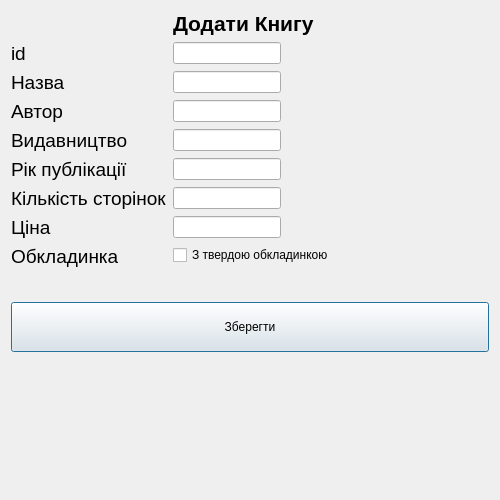
<?xml version="1.0" encoding="UTF-8"?>
<ui version="4.0">
 <class>addbook</class>
 <widget class="QDialog" name="addbook">
  <property name="geometry">
   <rect>
    <x>0</x>
    <y>0</y>
    <width>500</width>
    <height>500</height>
   </rect>
  </property>
  <property name="sizePolicy">
   <sizepolicy hsizetype="Maximum" vsizetype="Preferred">
    <horstretch>0</horstretch>
    <verstretch>0</verstretch>
   </sizepolicy>
  </property>
  <property name="maximumSize">
   <size>
    <width>500</width>
    <height>500</height>
   </size>
  </property>
  <property name="windowTitle">
   <string>Dialog</string>
  </property>
  <layout class="QFormLayout" name="formLayout_2">
   <item row="3" column="0">
    <widget class="QLabel" name="label_7">
     <property name="sizePolicy">
      <sizepolicy hsizetype="Maximum" vsizetype="Maximum">
       <horstretch>0</horstretch>
       <verstretch>0</verstretch>
      </sizepolicy>
     </property>
     <property name="font">
      <font>
       <pointsize>14</pointsize>
      </font>
     </property>
     <property name="text">
      <string>id</string>
     </property>
    </widget>
   </item>
   <item row="5" column="0">
    <widget class="QLabel" name="label_5">
     <property name="sizePolicy">
      <sizepolicy hsizetype="Maximum" vsizetype="Maximum">
       <horstretch>0</horstretch>
       <verstretch>0</verstretch>
      </sizepolicy>
     </property>
     <property name="font">
      <font>
       <pointsize>14</pointsize>
      </font>
     </property>
     <property name="text">
      <string>Назва</string>
     </property>
    </widget>
   </item>
   <item row="7" column="0">
    <widget class="QLabel" name="label_9">
     <property name="sizePolicy">
      <sizepolicy hsizetype="Maximum" vsizetype="Maximum">
       <horstretch>0</horstretch>
       <verstretch>0</verstretch>
      </sizepolicy>
     </property>
     <property name="font">
      <font>
       <pointsize>14</pointsize>
      </font>
     </property>
     <property name="text">
      <string>Автор</string>
     </property>
    </widget>
   </item>
   <item row="9" column="0">
    <widget class="QLabel" name="label_3">
     <property name="sizePolicy">
      <sizepolicy hsizetype="Maximum" vsizetype="Maximum">
       <horstretch>0</horstretch>
       <verstretch>0</verstretch>
      </sizepolicy>
     </property>
     <property name="font">
      <font>
       <pointsize>14</pointsize>
      </font>
     </property>
     <property name="text">
      <string>Видавництво</string>
     </property>
    </widget>
   </item>
   <item row="11" column="0">
    <widget class="QLabel" name="label_8">
     <property name="sizePolicy">
      <sizepolicy hsizetype="Maximum" vsizetype="Maximum">
       <horstretch>0</horstretch>
       <verstretch>0</verstretch>
      </sizepolicy>
     </property>
     <property name="font">
      <font>
       <pointsize>14</pointsize>
      </font>
     </property>
     <property name="text">
      <string>Рік публікації</string>
     </property>
    </widget>
   </item>
   <item row="13" column="0">
    <widget class="QLabel" name="label_2">
     <property name="sizePolicy">
      <sizepolicy hsizetype="Maximum" vsizetype="Maximum">
       <horstretch>0</horstretch>
       <verstretch>0</verstretch>
      </sizepolicy>
     </property>
     <property name="font">
      <font>
       <pointsize>14</pointsize>
      </font>
     </property>
     <property name="text">
      <string>Кількість сторінок</string>
     </property>
    </widget>
   </item>
   <item row="15" column="0">
    <widget class="QLabel" name="label_6">
     <property name="sizePolicy">
      <sizepolicy hsizetype="Maximum" vsizetype="Maximum">
       <horstretch>0</horstretch>
       <verstretch>0</verstretch>
      </sizepolicy>
     </property>
     <property name="font">
      <font>
       <pointsize>14</pointsize>
      </font>
     </property>
     <property name="text">
      <string>Ціна</string>
     </property>
    </widget>
   </item>
   <item row="17" column="0">
    <widget class="QLabel" name="label_4">
     <property name="sizePolicy">
      <sizepolicy hsizetype="Maximum" vsizetype="Maximum">
       <horstretch>0</horstretch>
       <verstretch>0</verstretch>
      </sizepolicy>
     </property>
     <property name="font">
      <font>
       <pointsize>14</pointsize>
      </font>
     </property>
     <property name="text">
      <string>Обкладинка</string>
     </property>
    </widget>
   </item>
   <item row="18" column="0">
    <widget class="QLabel" name="label">
     <property name="font">
      <font>
       <pointsize>14</pointsize>
      </font>
     </property>
     <property name="text">
      <string/>
     </property>
    </widget>
   </item>
   <item row="27" column="0" colspan="2">
    <widget class="QPushButton" name="bpush">
     <property name="enabled">
      <bool>true</bool>
     </property>
     <property name="sizePolicy">
      <sizepolicy hsizetype="MinimumExpanding" vsizetype="Fixed">
       <horstretch>0</horstretch>
       <verstretch>0</verstretch>
      </sizepolicy>
     </property>
     <property name="minimumSize">
      <size>
       <width>50</width>
       <height>50</height>
      </size>
     </property>
     <property name="text">
      <string>Зберегти</string>
     </property>
    </widget>
   </item>
   <item row="2" column="1">
    <widget class="QLabel" name="label_10">
     <property name="sizePolicy">
      <sizepolicy hsizetype="Maximum" vsizetype="Maximum">
       <horstretch>0</horstretch>
       <verstretch>0</verstretch>
      </sizepolicy>
     </property>
     <property name="font">
      <font>
       <pointsize>16</pointsize>
       <bold>true</bold>
      </font>
     </property>
     <property name="text">
      <string>Додати Книгу</string>
     </property>
    </widget>
   </item>
   <item row="17" column="1">
    <widget class="QCheckBox" name="checkBox">
     <property name="text">
      <string>З твердою обкладинкою</string>
     </property>
    </widget>
   </item>
   <item row="3" column="1">
    <widget class="QLineEdit" name="btext">
     <property name="sizePolicy">
      <sizepolicy hsizetype="Maximum" vsizetype="Fixed">
       <horstretch>50</horstretch>
       <verstretch>0</verstretch>
      </sizepolicy>
     </property>
    </widget>
   </item>
   <item row="5" column="1">
    <widget class="QLineEdit" name="btext2">
     <property name="sizePolicy">
      <sizepolicy hsizetype="Maximum" vsizetype="Fixed">
       <horstretch>50</horstretch>
       <verstretch>0</verstretch>
      </sizepolicy>
     </property>
    </widget>
   </item>
   <item row="7" column="1">
    <widget class="QLineEdit" name="btext3">
     <property name="sizePolicy">
      <sizepolicy hsizetype="Maximum" vsizetype="Fixed">
       <horstretch>50</horstretch>
       <verstretch>0</verstretch>
      </sizepolicy>
     </property>
    </widget>
   </item>
   <item row="9" column="1">
    <widget class="QLineEdit" name="btext4">
     <property name="sizePolicy">
      <sizepolicy hsizetype="Maximum" vsizetype="Fixed">
       <horstretch>50</horstretch>
       <verstretch>0</verstretch>
      </sizepolicy>
     </property>
    </widget>
   </item>
   <item row="11" column="1">
    <widget class="QLineEdit" name="btext5">
     <property name="sizePolicy">
      <sizepolicy hsizetype="Maximum" vsizetype="Fixed">
       <horstretch>50</horstretch>
       <verstretch>0</verstretch>
      </sizepolicy>
     </property>
    </widget>
   </item>
   <item row="13" column="1">
    <widget class="QLineEdit" name="btext6">
     <property name="sizePolicy">
      <sizepolicy hsizetype="Maximum" vsizetype="Fixed">
       <horstretch>50</horstretch>
       <verstretch>0</verstretch>
      </sizepolicy>
     </property>
    </widget>
   </item>
   <item row="15" column="1">
    <widget class="QLineEdit" name="btext7">
     <property name="sizePolicy">
      <sizepolicy hsizetype="Maximum" vsizetype="Fixed">
       <horstretch>50</horstretch>
       <verstretch>0</verstretch>
      </sizepolicy>
     </property>
    </widget>
   </item>
  </layout>
 </widget>
 <resources/>
 <connections/>
</ui>
